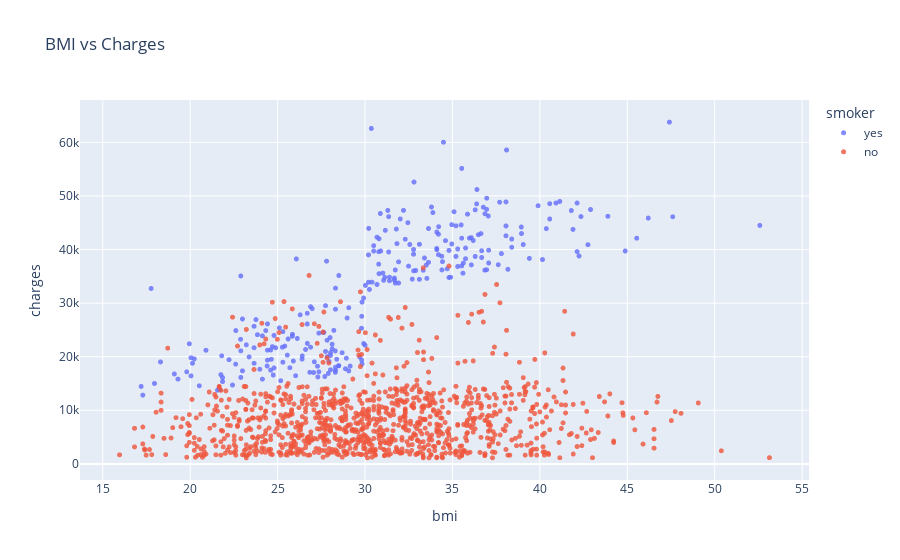

The notebook cell saved with this chart:
### Markdown cell above
### BMI and Charges

### Code cell
fig = px.scatter(medical_df,
                x='bmi',
                y='charges',
                color='smoker',
                opacity=0.8,
                hover_data=['sex'],
                title='BMI vs Charges')
fig.update_traces(marker_size=5)
fig.show()

### Figure 1 — Plotly figure (JSON) as saved in the notebook; plotly's stock layout.template omitted (floating-point values rounded to 4 significant figures; data arrays with more than 128 entries replaced by an {"elided": "..."} marker saying what was removed)
{"data": [{"customdata": {"elided": "274x1 str values"}, "hovertemplate": "smoker=yes<br>bmi=%{x}<br>charges=%{y}<br>sex=%{customdata[0]}<extra></extra>", "legendgroup": "yes", "marker": {"color": "#636efa", "opacity": 0.8, "size": 5, "symbol": "circle"}, "mode": "markers", "name": "yes", "showlegend": true, "type": "scattergl", "x": {"elided": "274 float values"}, "xaxis": "x", "y": {"elided": "274 float values"}, "yaxis": "y"}, {"customdata": {"elided": "1064x1 str values"}, "hovertemplate": "smoker=no<br>bmi=%{x}<br>charges=%{y}<br>sex=%{customdata[0]}<extra></extra>", "legendgroup": "no", "marker": {"color": "#EF553B", "opacity": 0.8, "size": 5, "symbol": "circle"}, "mode": "markers", "name": "no", "showlegend": true, "type": "scattergl", "x": {"elided": "1064 float values"}, "xaxis": "x", "y": {"elided": "1064 float values"}, "yaxis": "y"}], "layout": {"legend": {"title": {"text": "smoker"}, "tracegroupgap": 0}, "title": {"text": "BMI vs Charges"}, "xaxis": {"anchor": "y", "domain": [0, 1], "title": {"text": "bmi"}}, "yaxis": {"anchor": "x", "domain": [0, 1], "title": {"text": "charges"}}}}
